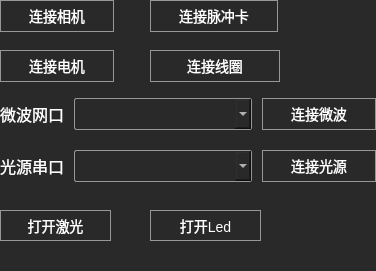
  <widget class="QGroupBox" name="groupBox_Connect">
   <property name="geometry">
    <rect>
     <x>1520</x>
     <y>100</y>
     <width>376</width>
     <height>271</height>
    </rect>
   </property>
   <property name="styleSheet">
    <string notr="true">border: none;background-color: rgb(42, 41, 41); </string>
   </property>
   <property name="title">
    <string/>
   </property>
   <widget class="QPushButton" name="pushButton_ConnectCamera">
    <property name="geometry">
     <rect>
      <x>0</x>
      <y>0</y>
      <width>114</width>
      <height>32</height>
     </rect>
    </property>
    <property name="styleSheet">
     <string notr="true">
QPushButton{
font-size: 14px;
font-family: &quot;Microsoft YaHei UI Light&quot;;
font-weight: 400;
color: #FFFFFF;
line-height: 17px;
border: 1px solid #979797;
}


QPushButton:disabled {
font-size: 14px;
font-family: &quot;Microsoft YaHei UI Light&quot;;
font-weight: 400;
color: #656565;
line-height: 17px;
border: 1px solid #979797;
}

QPushButton:Hover
{
	border-radius: 2px;
border: 1px solid #07C160;
}
QPushButton:pressed
{
	background: #07C160;
border-radius: 2px;
}</string>
    </property>
    <property name="text">
     <string>连接相机</string>
    </property>
   </widget>
   <widget class="QLabel" name="label_3">
    <property name="geometry">
     <rect>
      <x>0</x>
      <y>103</y>
      <width>64</width>
      <height>22</height>
     </rect>
    </property>
    <property name="styleSheet">
     <string notr="true">font-size: 16px;
font-family: &quot;Microsoft YaHei UI Light&quot;;
font-weight: 400;
color: #FFFFFF;
line-height: 22px;</string>
    </property>
    <property name="text">
     <string>微波网口</string>
    </property>
   </widget>
   <widget class="QComboBox" name="comboBox_serialPort">
    <property name="geometry">
     <rect>
      <x>74</x>
      <y>98</y>
      <width>178</width>
      <height>32</height>
     </rect>
    </property>
    <property name="styleSheet">
     <string notr="true">.QComboBox {
  border-radius: 2px;
  border: 1px solid #979797;
font-size: 12px;
font-family: &quot;Microsoft YaHei UI Light&quot;;

color: #FFFFFF;

}

.QComboBox:checked {
  border-radius: 2px;
  border: 2px solid rgba(60,154,232,0.2);

font-size: 12px;
font-family: &quot;Microsoft YaHei UI Light&quot;;

color: #FFFFFF;

}</string>
    </property>
    <property name="currentText">
     <string/>
    </property>
    <property name="currentIndex">
     <number>-1</number>
    </property>
   </widget>
   <widget class="QPushButton" name="pushButton_ConnectWave">
    <property name="geometry">
     <rect>
      <x>262</x>
      <y>98</y>
      <width>114</width>
      <height>32</height>
     </rect>
    </property>
    <property name="styleSheet">
     <string notr="true">
QPushButton{
font-size: 14px;
font-family: &quot;Microsoft YaHei UI Light&quot;;
font-weight: 400;
color: #FFFFFF;
line-height: 17px;
border: 1px solid #979797;
}


QPushButton:disabled {
font-size: 14px;
font-family: &quot;Microsoft YaHei UI Light&quot;;
font-weight: 400;
color: #656565;
line-height: 17px;
border: 1px solid #979797;
}
QPushButton:Hover
{
	border-radius: 2px;
border: 1px solid #07C160;
}
QPushButton:pressed
{
	background: #07C160;
border-radius: 2px;
}</string>
    </property>
    <property name="text">
     <string>连接微波</string>
    </property>
   </widget>
   <widget class="QLabel" name="label_31">
    <property name="geometry">
     <rect>
      <x>0</x>
      <y>155</y>
      <width>64</width>
      <height>22</height>
     </rect>
    </property>
    <property name="styleSheet">
     <string notr="true">font-size: 16px;
font-family: &quot;Microsoft YaHei UI Light&quot;;
font-weight: 400;
color: #FFFFFF;
line-height: 22px;</string>
    </property>
    <property name="text">
     <string>光源串口</string>
    </property>
   </widget>
   <widget class="QComboBox" name="comboBox_Current">
    <property name="geometry">
     <rect>
      <x>74</x>
      <y>150</y>
      <width>178</width>
      <height>32</height>
     </rect>
    </property>
    <property name="styleSheet">
     <string notr="true">.QComboBox {
  border-radius: 2px;
  border: 1px solid #979797;
font-size: 12px;
font-family: &quot;Microsoft YaHei UI Light&quot;;

color: #FFFFFF;

}

.QComboBox:checked {
  border-radius: 2px;
  border: 2px solid rgba(60,154,232,0.2);

font-size: 12px;
font-family: &quot;Microsoft YaHei UI Light&quot;;

color: #FFFFFF;

}</string>
    </property>
    <property name="currentText">
     <string/>
    </property>
    <property name="currentIndex">
     <number>-1</number>
    </property>
   </widget>
   <widget class="QPushButton" name="pushButton_ConnectCurrent">
    <property name="geometry">
     <rect>
      <x>262</x>
      <y>150</y>
      <width>114</width>
      <height>32</height>
     </rect>
    </property>
    <property name="styleSheet">
     <string notr="true">
QPushButton{
font-size: 14px;
font-family: &quot;Microsoft YaHei UI Light&quot;;
font-weight: 400;
color: #FFFFFF;
line-height: 17px;
border: 1px solid #979797;
}


QPushButton:disabled {
font-size: 14px;
font-family: &quot;Microsoft YaHei UI Light&quot;;
font-weight: 400;
color: #656565;
line-height: 17px;
border: 1px solid #979797;
}
QPushButton:Hover
{
	border-radius: 2px;
border: 1px solid #07C160;
}
QPushButton:pressed
{
	background: #07C160;
border-radius: 2px;
}</string>
    </property>
    <property name="text">
     <string>连接光源</string>
    </property>
   </widget>
   <widget class="QPushButton" name="pushButton_ConnectPulse">
    <property name="geometry">
     <rect>
      <x>150</x>
      <y>0</y>
      <width>128</width>
      <height>32</height>
     </rect>
    </property>
    <property name="styleSheet">
     <string notr="true">
QPushButton{
font-size: 14px;
font-family: &quot;Microsoft YaHei UI Light&quot;;
font-weight: 400;
color: #FFFFFF;
line-height: 17px;
border: 1px solid #979797;
}


QPushButton:disabled {
font-size: 14px;
font-family: &quot;Microsoft YaHei UI Light&quot;;
font-weight: 400;
color: #656565;
line-height: 17px;
border: 1px solid #979797;
}
QPushButton:Hover
{
	border-radius: 2px;
border: 1px solid #07C160;
}
QPushButton:pressed
{
	background: #07C160;
border-radius: 2px;
}</string>
    </property>
    <property name="text">
     <string>连接脉冲卡</string>
    </property>
   </widget>
   <widget class="QPushButton" name="pushButton_ConnectMotor">
    <property name="geometry">
     <rect>
      <x>0</x>
      <y>50</y>
      <width>114</width>
      <height>32</height>
     </rect>
    </property>
    <property name="styleSheet">
     <string notr="true">
QPushButton{
font-size: 14px;
font-family: &quot;Microsoft YaHei UI Light&quot;;
font-weight: 400;
color: #FFFFFF;
line-height: 17px;
border: 1px solid #979797;
}


QPushButton:disabled {
font-size: 14px;
font-family: &quot;Microsoft YaHei UI Light&quot;;
font-weight: 400;
color: #656565;
line-height: 17px;
border: 1px solid #979797;
}
QPushButton:Hover
{
	border-radius: 2px;
border: 1px solid #07C160;
}
QPushButton:pressed
{
	background: #07C160;
border-radius: 2px;
}</string>
    </property>
    <property name="text">
     <string>连接电机</string>
    </property>
   </widget>
   <widget class="QPushButton" name="pushButton_ConnectCoilXYZ">
    <property name="geometry">
     <rect>
      <x>150</x>
      <y>50</y>
      <width>130</width>
      <height>32</height>
     </rect>
    </property>
    <property name="styleSheet">
     <string notr="true">
QPushButton{
font-size: 14px;
font-family: &quot;Microsoft YaHei UI Light&quot;;
font-weight: 400;
color: #FFFFFF;
line-height: 17px;
border: 1px solid #979797;
}


QPushButton:disabled {
font-size: 14px;
font-family: &quot;Microsoft YaHei UI Light&quot;;
font-weight: 400;
color: #656565;
line-height: 17px;
border: 1px solid #979797;
}
QPushButton:Hover
{
	border-radius: 2px;
border: 1px solid #07C160;
}
QPushButton:pressed
{
	background: #07C160;
border-radius: 2px;
}</string>
    </property>
    <property name="text">
     <string>连接线圈</string>
    </property>
   </widget>
   <widget class="QPushButton" name="pushButton_OpenLaser">
    <property name="geometry">
     <rect>
      <x>0</x>
      <y>210</y>
      <width>111</width>
      <height>31</height>
     </rect>
    </property>
    <property name="styleSheet">
     <string notr="true">
QPushButton{
font-size: 14px;
font-family: &quot;Microsoft YaHei UI Light&quot;;
font-weight: 400;
color: #FFFFFF;
line-height: 17px;
border: 1px solid #979797;
}


QPushButton:disabled {
font-size: 14px;
font-family: &quot;Microsoft YaHei UI Light&quot;;
font-weight: 400;
color: #656565;
line-height: 17px;
border: 1px solid #979797;
}

QPushButton:Hover
{
	border-radius: 2px;
border: 1px solid #07C160;
}
QPushButton:pressed
{
	background: #07C160;
border-radius: 2px;
}</string>
    </property>
    <property name="text">
     <string>打开激光</string>
    </property>
   </widget>
   <widget class="QPushButton" name="pushButton_OpenLED">
    <property name="geometry">
     <rect>
      <x>150</x>
      <y>210</y>
      <width>111</width>
      <height>31</height>
     </rect>
    </property>
    <property name="styleSheet">
     <string notr="true">
QPushButton{
font-size: 14px;
font-family: &quot;Microsoft YaHei UI Light&quot;;
font-weight: 400;
color: #FFFFFF;
line-height: 17px;
border: 1px solid #979797;
}


QPushButton:disabled {
font-size: 14px;
font-family: &quot;Microsoft YaHei UI Light&quot;;
font-weight: 400;
color: #656565;
line-height: 17px;
border: 1px solid #979797;
}

QPushButton:Hover
{
	border-radius: 2px;
border: 1px solid #07C160;
}
QPushButton:pressed
{
	background: #07C160;
border-radius: 2px;
}</string>
    </property>
    <property name="text">
     <string>打开Led</string>
    </property>
   </widget>
  </widget>
